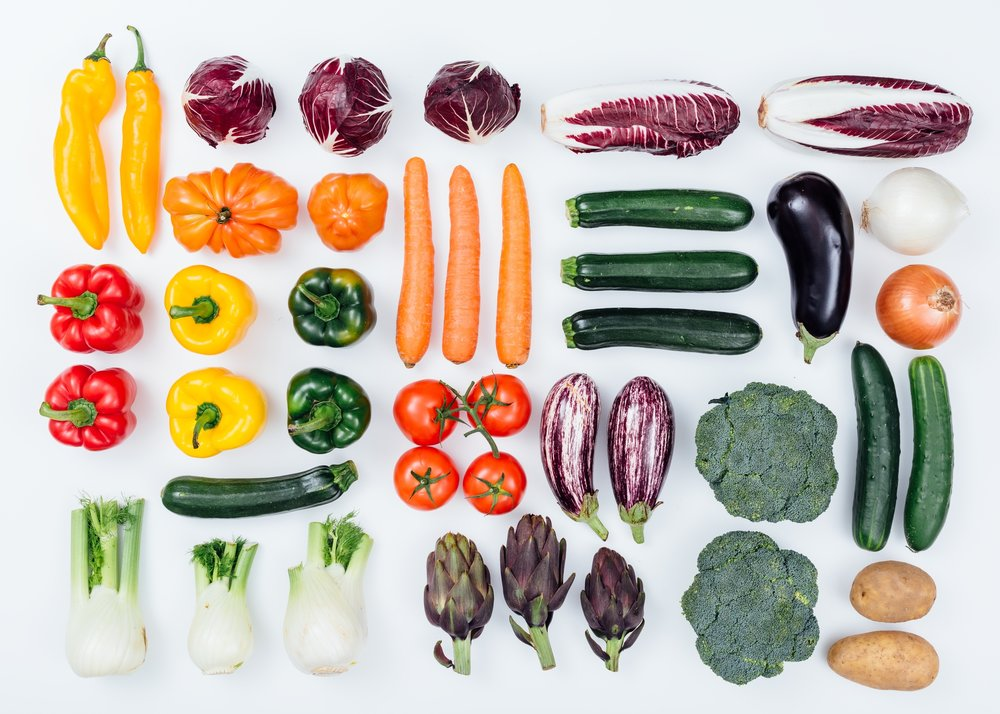
#> input picture lab05/Tugas Lab 5 - Images/Tugas Lab 5 - Images/sayuran.jpg, 1000 x 714 px, found by its file name; its folder holds 2 pictures in this run
$ jupyter execute --allow-errors MRS_Lab05_A_2006507063_B_2006507050.ipynb
#> lines starting #> are read from the running program, lines starting #| are printed output that depends on the picture
[cell 1]
from google.colab import drive
drive.mount('/content/gdrive')

[cell 2]
import os
import numpy as np
import matplotlib.pyplot as plt
from skimage import io, color, util, filters, morphology
import cv2 as cv

# Please kindly change this directory based on your own personal directory

---

[cell 3]
# Directory folder gambar sesuai folder pemberian asisten.
path_dir='gdrive/MyDrive/Tugas Lab 5 - Images/Tugas Lab 5 - Images'

#1. Image Histogram Diberikan dua buah kelas citra yaitu kelas naga api ( fire dragon ) dan juga naga air ( water dragon ) yang terdiri dari masing-masing 5 citra untuk kedua kelas. Lakukan pengklasifikasian kedua buah citra sesuai dengan kelas yang bersesuaian dengan menggunakan fitur berdasarkan image histogramnya.

## a. Buatlah method predict yang menerima parameter nama_file dan mengembalikan output “fire_dragon” untuk citra yang tergolong sebagai naga api dan “water_dragon” untuk citra yang tergolong sebagai naga air. Method predict yang dibuat wajib menggunakan fitur berupa image histogram. Pengecekan dan ekstraksi fitur yang dilakukan pada setiap citra harus diautomasi, tidak boleh di- hardcode untuk tiap citra.

[cell 4]
dragon_types = ['fire_dragon', 'water_dragon']
def predict ( image ,dragon_types):
    # lebih banyak intensitas rendah, prediksi sebagai malam
    buffer_img= color.rgb2hsv(image)
    buffer_img = util.img_as_ubyte(buffer_img[:,:,0].flatten())
    frequency_count = np.bincount(buffer_img)
    cum_sum = np.cumsum(frequency_count)
    if cum_sum[ 50 ] > (cum_sum[ 150 ] - cum_sum[ 50 ]):
        return dragon_types[0]
    else :
        return dragon_types[1]

#> (the rest of this cell did not finish here and is left out)

## b. Jelaskan fitur yang telah Anda buat pada bagian a dan alasan Anda memilih fitur tersebut.

[cell 5]
dragon_types = ['fire_dragon', 'water_dragon']
#> (the rest of this cell did not finish here and is left out)

Gambar diatas merupakan analisa kami terhadap kedua sample gambar(naga api dan naga air) terhadap domain warna yaitu RGB dan H sebagai sudut warna RGB.
Dari pengamatan kami kedua gambar tersebut memiliki dominan warna disatu sisi. Sebagai contoh naga api memiliki kecendrungan warna merah dan naga air warna biru. namun, setelah kami teliti lebih lanjut warna tersebut tidak mengidentifikasi kecendrungan dalam suatu nilai.

sehingga kami mencoba model H pada HSV dan ternyata model tersebut dapat dikelompokan sebagai :
1. Naga api memiliki kecendrungan nilai yang besar pada nilai 0-50
2. Naga Air memiliki kendrungan nilai besar pada nilai 100-150

Dari spekulasi diatas kami lakukan perhitungan frekuensi dari tiap tiap titik dan melakukan perhitungan kumulatif terhadap frekuensi tersebut. Dimana bilai nilai kumulati pada titik 50 lebih besar dari nilai titik 150 dikurangi nilai 50 mengindikasikan naga tersebut merupakan naga api dan sebaliknya.

# 2. Hough Transformation Diberikan dua buah kelas citra yaitu kelas tic tac toe dan juga sudoku yang terdiri dari masing-masing 5 citra untuk kedua kelas.

## a. Gunakan hasil hough transformation yang telah didapatkan sebagai fitur untuk mengklasifikasikan apakah citra tersebut merupakan tic tac toe atau sudoku

[cell 6]
def predict_ht(img,games):
        original_image = np.copy(img)
        # convert image to gray
        gray = (color.rgb2gray(img) * 255 ).astype(np.uint8)
        # find all of the edges using canny
        edges = cv.Canny(gray, 50 , 150 , apertureSize= 3 )
        # find all of the lines using hough transformation
        lines = cv.HoughLines(edges, 1 , np.pi/ 180 , 200 )
        # plotting line
        for line in lines:
            for rho,theta in line:
                a = np.cos(theta)
                b = np.sin(theta)
                x0 = a*rho
                y0 = b*rho
                x1 = int(x0 + 1000 *(-b))
                y1 = int(y0 + 1000 *(a))
                x2 = int(x0 - 1000 *(-b))
                y2 = int(y0 - 1000 *(a))
                cv.line(img, (x1,y1), (x2,y2), ( 255 , 0 , 0 ), 3 )
        if len(lines) > 20:
          return games[1]
        else:
          return games[0]

[cell 7]
# Nama folder
games = ['tic_tac_toe', 'sudoku']
#> games = ['tic_tac_toe', 'sudoku']
# Literasi sesuai nama folder
#> (the rest of this cell did not finish here and is left out)

## b. Jelaskan fitur yang telah Anda buat pada bagian b dan alasan Anda memilih fitur tersebut
fitur yang digunakan adalah fitur global secara khusus Hough Transformation. Hough transformation mendeteksi bentuk-bentuk pada citra dalam garis lurus. pada soal 2.A masing-masing citra sudoku dan tic tac toe memiliki garis-garis horizontal dan vertikal. Dengan memperhatikan fitur garis-garis tersebut kita dapat memprediksi suatu citra termasuk sudoku atau tictactoe. misal pada citra tictactoe jumlah garisnya sebanyak 8 (kecuali gambar ke 5 yakni 18), sedangkan sudoku memiliki garis horizontal dan vertikal lebih banyak dari garis pada citra sudoku dengan memanfaatkan kondisi tersebut kita dapat memprediksi gambar yang diinput. pada citra ke-5 dalam folder tictactoe setiap petak pada citra terdeteksi sebagai garis (pada citra tictactoe lain tidak berlaku) sehingga hasil perhitung garis akan lebih besar daripada citra tictactoe lainnya.

# 3. Template Matching Diberikan citra ‘sayuran.jpg’ dan ‘kol.jpg’.
## a. Lakukan dan tampilkan hasil template matching dengan threshold 0.9, 0.7, dan 0.5! Anda bisa menggunakan library OpenCV/Skimage/lainnya.

[cell 8]
img_uses = ['sayuran.jpg','kol.jpg']
# Membaca gambar dan mengubahnya menjadi RGB
sayuran_img = cv.cvtColor(cv.imread( f'{path_dir}/{img_uses[0]}' ),cv.COLOR_BGR2RGB)
kol_img = cv.cvtColor(cv.imread( f'{path_dir}/{img_uses[1]}' ),cv.COLOR_BGR2RGB)
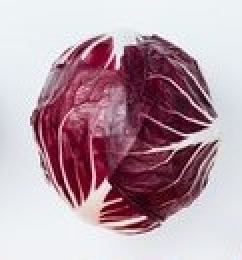
#> input picture lab05/Tugas Lab 5 - Images/Tugas Lab 5 - Images/kol.jpg, 121 x 130 px, found by its file name (shown 2 times larger)
# Mengubah warna menjadi Abu-abu
sayuran_img_gray = cv.cvtColor(sayuran_img, cv.COLOR_RGB2GRAY)
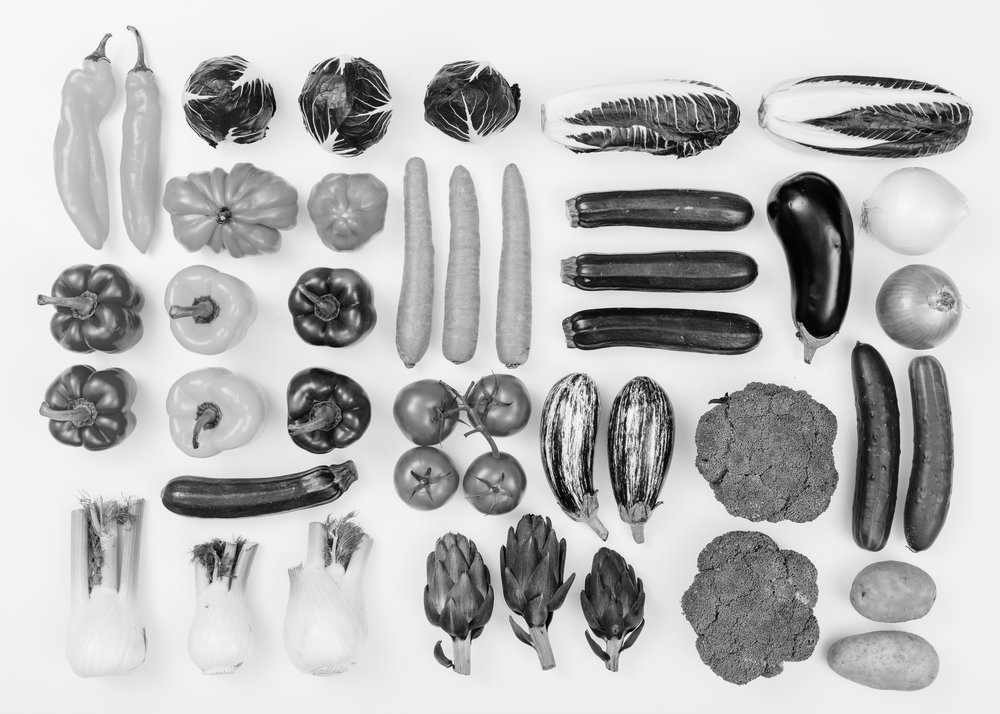
#> sayuran_img_gray: shape (714, 1000); min 0, max 255, mean 186.7
kol_img_gray = cv.cvtColor(kol_img, cv.COLOR_RGB2GRAY)
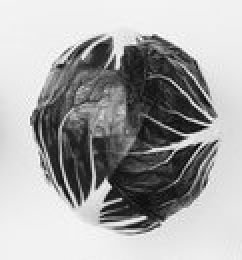
#> kol_img_gray: shape (130, 121) (shown 2 times larger); min 7, max 254, mean 167.5

# Menampilkan gambar sayuran dan kol
plt.figure(figsize=( 20 , 10 ))
plt.subplot( 131 ),plt.imshow(sayuran_img)
plt.title( 'Sayuran' ), plt.xticks([]), plt.yticks([])
plt.subplot( 132 ),plt.imshow(kol_img)
plt.title( 'Kol' ), plt.xticks([]), plt.yticks([])
plt.show()
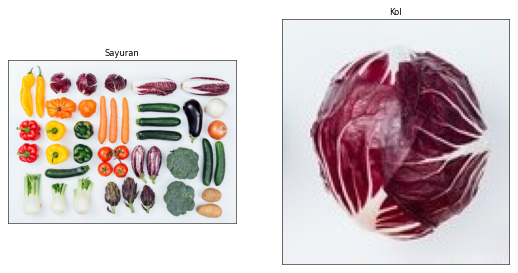
#> figure drawn by matplotlib, 2 panels
# mengabil tinggi dan lebar gambar kol/template yang telah di balik urutanya
w, h = kol_img_gray.shape[:: -1 ]
#> w = 121; h = 130
# mengambil matrik match template dengan coeff normed
res = cv.matchTemplate(sayuran_img_gray, kol_img_gray, cv.TM_CCOEFF_NORMED)
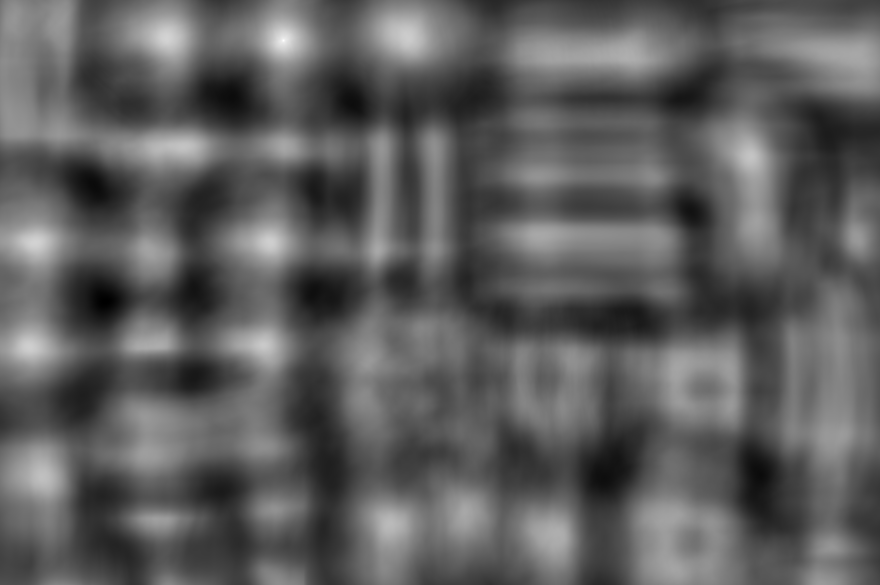
#> res: shape (585, 880) float32; min -0.544, max 1, mean 0.0269; drawn with min black and max white
# Mengkopi gambar sayuran
template_matched = sayuran_img.copy()
# list masukan threshold satuan
thresholds = [0.9, 0.7,0.5]
# list threshold
for threshold in thresholds:
  # melakukan perbandingan setiap isi list matriks dengan treshold
  loc = np.where( res >= threshold)
  # memplot gambar kotak dilam gambar yang telah dikopi sebelumnya
  for point in zip (*loc[:: -1 ]):
    cv.rectangle(template_matched, point, (point[ 0 ] + w, point[ 1 ] + h), ( 0 , 0 , 255 ), 2 )
  # Menampilkan gambar
  plt.figure(figsize=( 20 , 10 ))
  plt.imshow(template_matched,cmap='gray')
  plt.title( f'Template Matched {threshold}' ), plt.xticks([]),plt.yticks([])
  plt.show()
#> this loop made 3 passes
#> loc on passes 1 to 3: 9 positions, rows 39 to 41, columns 282 to 284, 533 positions, rows 30 to 349, columns 26 to 292, 8308 positions, rows 19 to 540, columns 13 to 760
#> pass 1, `plt.show()`:
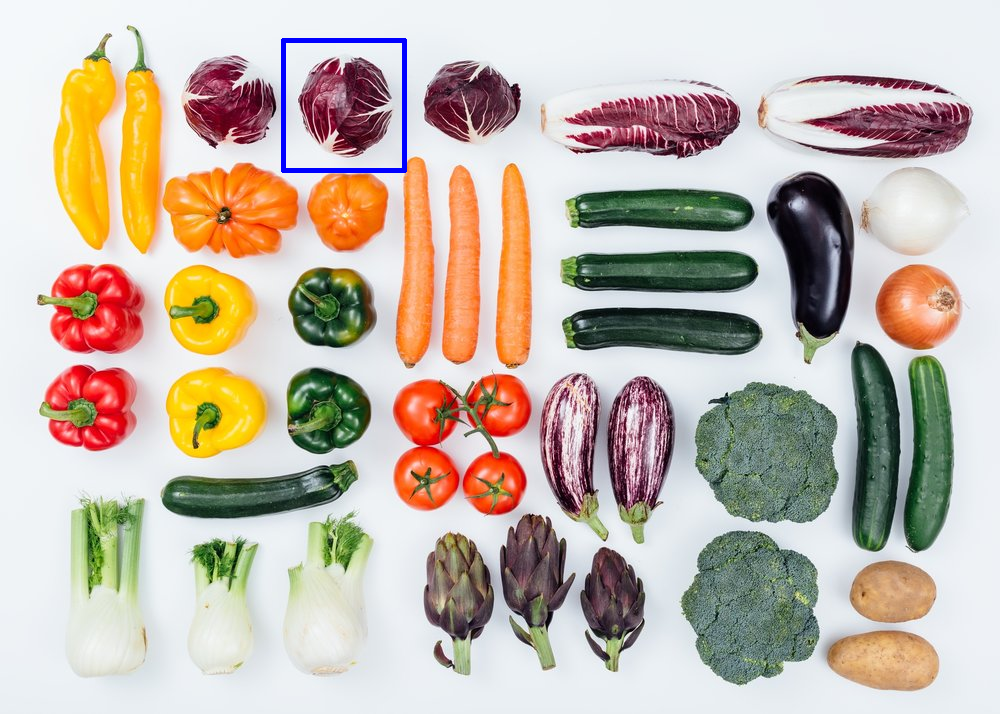
#> shown: shape (714, 1000, 3); mean R, G, B 196.1, 183.6, 171.2
#> pass 2, `plt.show()`:
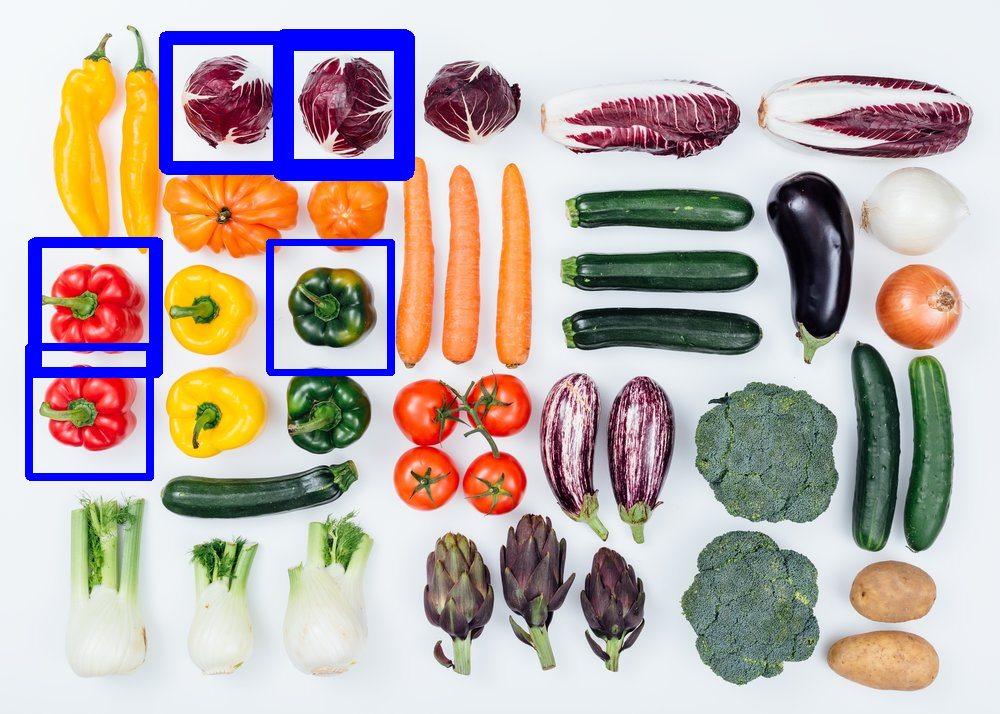
#> shown: shape (714, 1000, 3); mean R, G, B 187.5, 175.6, 172.9
#> after the loop:
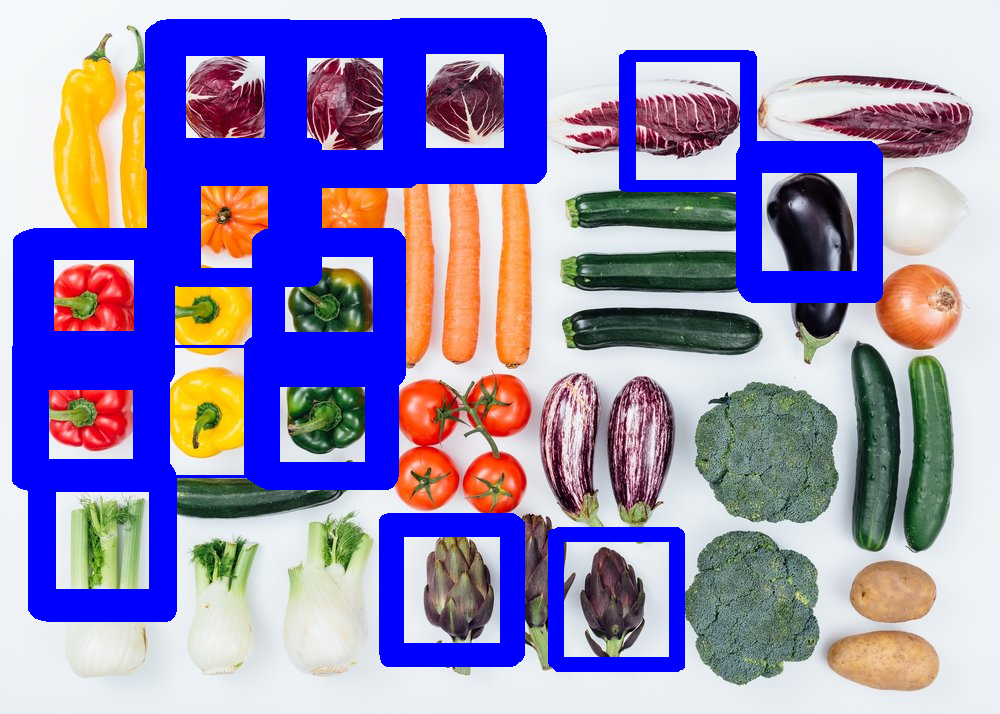
#> template_matched: shape (714, 1000, 3); mean R, G, B 146.8, 137.3, 185

## b. Berdasarkan eksplorasi di poin a, perbedaan apa yang Anda temukan? Bagaimana perbedaan threshold mempengaruhi hasil?

Secara teory :
 Template matching berkerja dengan cara mengeserkan tamplate gambar di gambar asal(dalam hal ini gambar yang ingin dicari objeknya). Setiap lokasi template di gambar disimpan pada matrix R yang menampung lokasi (x,y). proses penggeseran tersebut terdapat persamaan yang digunakan dalam algoritma diatas menggunakan persamaan *TM_CCORR_NORMED* gambar dibawah merupakan matrix dari hasil sliding dimana titik putih paling terang menunjukan nilai yang paling tinggi.

 thershold sendiri digunakan untuk menbatasi nilai yang akan diperbolehkan untuk mendeteksi gambar tersebut.
 [opencv](https://docs.opencv.org/3.4/de/da9/tutorial_template_matching.html)

 Dari ekperimen kami spekulasi yang kami dapati adalah pada hasil dari template matching memiliki beberapa titik nilai yang hampir sama dengan template gambar.
 Pengurangan nilai threshold menyebabkan objek pada gambar yang dideteksi oleh template matching tidak se-akurasi nilai yang terbesar.

 Sebagai gambaran :
 tentu Secara akal manusia terdapat kol 3 buah kol, saat menggunakan thershol 0.9 model ini hanya mendeteksi objek kol yang sama dengan model template kol dan tidak mendeteksi objek kol lainnya(/2 buah kol yang lain). Setelah menurunkan threshold menjadi 0.7 model ini tidak dapat mendeteksi 1 kol paling kiri melainkan hanya mendeteksi kol yang lain. Semakin menurunkan threshold ke-3 objek kol dapat dikenali namun kesalahan model semakin tinggi.

[cell 9]
# Lampiran
plt.imshow(res,cmap="gray")
plt.title( 'Matrik template matching TM_CCOEFF_NORMED' )
plt.show()

print(loc[::-1])
#> (printed output is left out)
